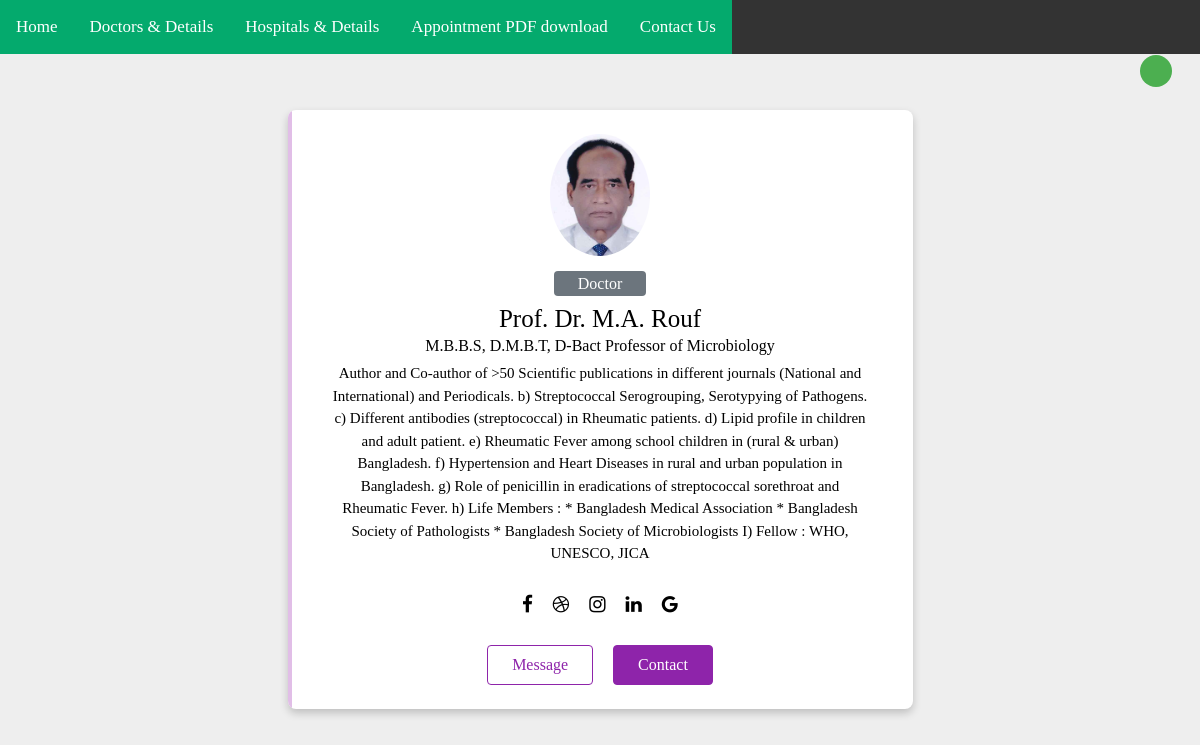
The page /articles/MARouf/ on the database its author committed.
### articles/models.py (models this page shows, shortened)
class Article(models.Model):
    title = models.CharField(max_length=100)
    sluge = models.SlugField()
    experties = models.TextField()
    body = models.TextField()
    date = models.DateTimeField(auto_now_add=True)
    picture = models.ImageField(default="default.png",blank=True)

### articles/views.py (the view)
# urls.py: url(r'^(?P<slug>[\w-]+)/$', views.article_detail, name="detail"),
def article_detail(request, slug):
    article = Article.objects.get(sluge=slug)
    return render(request, 'articles/article_detail.html', {'article': article})

### articles/templates/articles/article_detail.html (shortened to what this page needs)
{% extends 'base_layout.html' %}
{% block content %}
<head>
                                <link href='https://cdn.jsdelivr.net/npm/bootstrap@5.0.0-beta1/dist/css/bootstrap.min.css' rel='stylesheet'>
                                <link href='https://cdnjs.cloudflare.com/ajax/libs/font-awesome/4.7.0/css/font-awesome.min.css' rel='stylesheet'>
    </head>
 <body oncontextmenu='return false' class='snippet-body'>
                                <div class="container mt-5">
    <div class="row d-flex justify-content-center">
        <div class="col-md-7">
            <div class="card p-3 py-4">
                <div class="text-center"> <img src="{{article.picture.url}}" width="100" class="rounded-circle"> </div>
                <div class="text-center mt-3"> <span class="bg-secondary p-1 px-4 rounded text-white">Doctor</span>
                    <h5 class="mt-2 mb-0 name">{{article.title}}</h5> <span>{{article.experties}}</span>
                    <div class="px-4 mt-1">
                        <p class="fonts">{{article.body}} </p>
                    </div>
                    <ul class="social-list">
                        <li><i class="fa fa-facebook"></i></li>
                        <li><i class="fa fa-dribbble"></i></li>
                        <li><i class="fa fa-instagram"></i></li>
                        <li><i class="fa fa-linkedin"></i></li>
                        <li><i class="fa fa-google"></i></li>
                    </ul>
                    <div class="buttons"> <button class="btn btn-outline-primary px-4">Message</button> <button class="btn btn-primary px-4 ms-3">Contact</button> </div>
                </div>
            </div>
        </div>
    </div>
</div>
 </body>
{% endblock %}

### assets/base.css (style rules this page uses)
body { background-repeat: no-repeat; background-size: auto; color: #000000; }
body * { color: #000000; font-family: Ubuntu; }
h1,h2,h3,h4,h5 { font-weight: normal; margin: 0; }
button { background-color: #333; color: white; }

### templates/base_layout.html (style rules this page uses)
body { font-family: Arial, Helvetica, sans-serif; margin: 0; }
html { box-sizing: border-box; }
*, *:before, *:after { box-sizing: inherit; }
.card { box-shadow: 0 4px 8px 0 rgba(0, 0, 0, 0.2); margin: 8px; }
.container { padding: 0 16px; }
.container::after, .row::after { content: ""; clear: both; display: table; }

### articles/templates/articles/article_detail.html (style rules this page uses)
body { background: #eee }
.card { border: none; position: relative; overflow: hidden; border-radius: 8px; cursor: pointer }
.name { font-size:25px; }
.card:before { content: ""; position: absolute; left: 0; top: 0; width: 4px; height: 100%; background-color: #E1BEE7; transform: scaleY(1); transition: all 0.5s; transform-origin: bottom }
.card:after { content: ""; position: absolute; left: 0; top: 0; width: 4px; height: 100%; background-color: #8E24AA; transform: scaleY(0); transition: all 0.5s; transform-origin: bottom }
.fonts { font-size: 15px }
.social-list { display: flex; list-style: none; justify-content: center; padding: 0 }
.social-list li { padding: 10px; color: #8E24AA; font-size: 19px }
.buttons button:nth-child(1) { border: 1px solid #8E24AA !important; color: #8E24AA; height: 40px }
.buttons button:nth-child(2) { border: 1px solid #8E24AA !important; background-color: #8E24AA; color: #fff; height: 40px }

### rows shown on the page
Article: picture (picture), title "Prof. Dr. M.A. Rouf", experties "M.B.B.S, D.M.B.T, D-Bact Professor of Microbiology", body "Author and Co-author of >50 Scientific publications in different journals (National and International) and Periodicals. b) Streptococcal Serogrouping, Serotypying of Pathogens. c) Different antibodies (streptococcal) in Rheumatic patients. d) Lipid profile in children and adult patient. e) Rheumatic Fever among school children in (rural & urban) Bangladesh. f) Hypertension and Heart Diseases in rural and urban population in Bangladesh. g) Role of penicillin in eradications of streptococcal sorethroat and Rheumatic Fever. h) Life Members : * Bangladesh Medical Association * Bangladesh Society of Pathologists * Bangladesh Society of Microbiologists I) Fellow : WHO, UNESCO, JICA"
